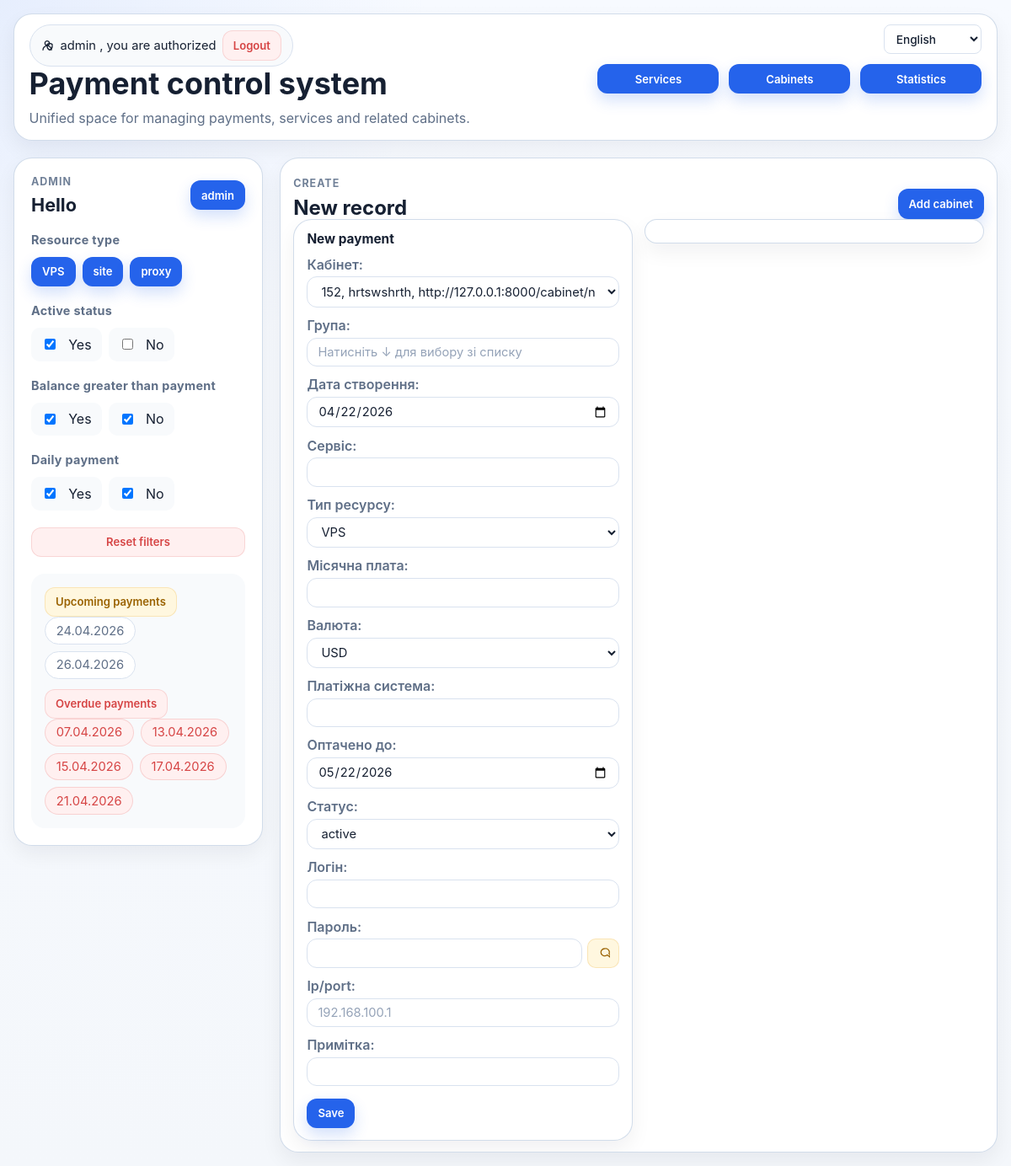
/pay/new/ (signed in), run on the app's committed database.
### pay_app/models.py (models this page shows, shortened)
class Pay(models.Model):
    CHOICES_TYPE_SOURCE = (
        ("VPS", "VPS"),
        ("site", "site"),
        ("proxy", "proxy")
    )
    CHOICES_ACTIVE = (
        ("active", "active"),
        ("not active", "not active")
    )
    CHOICES_CURRENCY = (
        ("USD $", "USD"),
        ("EURO €", "EURO"),
        ("UAH ₴", "UAH"),
        ("rub ₽", "rub")
    )
    id = models.BigAutoField(primary_key=True)
    cabinet = models.ForeignKey('Cabinet', on_delete=models.DO_NOTHING, verbose_name='Кабінет')
    groups = models.CharField(max_length=50, blank=True, verbose_name='Група')
    create_date = models.DateField(default=datetime.date.today, verbose_name='Дата створення')
    service = models.CharField(max_length=70, verbose_name='Сервіс')
    type_source = models.CharField(max_length=58, choices=CHOICES_TYPE_SOURCE, default=1, verbose_name='Тип ресурсу')
    price_per_month = models.DecimalField(max_digits=10, decimal_places=2, verbose_name='Місячна плата')
    currency = models.CharField(max_length=8, default=1, choices=CHOICES_CURRENCY, verbose_name='Валюта')
    pay_sys = models.CharField(max_length=50, verbose_name='Платіжна система')
    paid_up_to = models.DateField(default=default_paid_up_to, verbose_name='Оптачено до')
    status = models.CharField(max_length=200, default=1, null=True, choices=CHOICES_ACTIVE, verbose_name='Статус')
    email_login = models.CharField(max_length=300, verbose_name='Логін')
    password = models.CharField(max_length=300, unique=False, verbose_name='Пароль')
    ip = models.CharField(max_length=340, null=True, verbose_name='Ір/port')
    note_pay = models.CharField(max_length=340, blank=True, null=True, verbose_name='Примітка')

### pay_app/views.py (the view)
# urls.py: path("pay/new/", views.pay_new, name="pay_new"),
@login_required
def pay_new(request: HttpRequest) -> HttpResponse:
    if request.method == 'POST':
        form_pay = PayForm(request.POST)
        if form_pay.is_valid():
            form_pay.save()
            return redirect('app:pay_new')
    else:
        form_pay = PayForm(initial=services.get_pay_create_initial())
    ctx = {'form_pay': form_pay, 'group_options': services.get_pay_group_options()}
    ctx.update(services.get_common_context())
    ctx.update(_base_ctx(request))
    return render(request, 'add_pay.html', ctx)

### pay_app/log_context.py (called while the page is built)
def set_request_context(context: dict[str, Any]) -> None:
    _REQUEST_CONTEXT.set(dict(context))

def clear_request_context() -> None:
    _REQUEST_CONTEXT.set({})

### pay_app/models.py (called while the page is built)
def add_one_month(value: datetime.date) -> datetime.date:
    year = value.year + (1 if value.month == 12 else 0)
    month = 1 if value.month == 12 else value.month + 1
    day = min(value.day, calendar.monthrange(year, month)[1])
    return datetime.date(year, month, day)

def default_paid_up_to() -> datetime.date:
    return add_one_month(datetime.date.today())

    def __str__(self) -> str:
        return '%i, %s, %s' % (self.id, self.login, self.link)

### pay_app/services/common.py (called while the page is built)
def add_one_month(value: datetime.date) -> datetime.date:
    year = value.year + (1 if value.month == 12 else 0)
    month = 1 if value.month == 12 else value.month + 1
    day = min(value.day, calendar.monthrange(year, month)[1])
    return datetime.date(year, month, day)

def get_common_context() -> dict[str, object]:
    today = datetime.date.today()
    month = today + datetime.timedelta(days=31)
    week = today + datetime.timedelta(days=7)
    month_ago = today - datetime.timedelta(days=31)
    last_dt = Pay.objects.filter(
        status='active',
        paid_up_to__gte=today,
        paid_up_to__lte=week,
    ).order_by('paid_up_to')[:5]
    not_paid = Pay.objects.filter(
        status='active',
        paid_up_to__lt=today,
        paid_up_to__gte=month_ago,
    ).order_by('paid_up_to')[:5]
    return {
        'week': week,
        'today': today,
        'last_dt': last_dt,
        'not_paid': not_paid,
        'month': month,
        'month_ago': month_ago,
    }

### pay_app/services/payments.py (called while the page is built)
def get_default_statuses_for_mode(mode: str) -> list[str]:
    if mode == PAY_MODE_OVERDUE:
        return ['active', 'not active']
    return ['active']

def get_pay_base_url_name(mode: str) -> str:
    if mode == PAY_MODE_UPCOMING:
        return 'app:filter_by_date'
    if mode == PAY_MODE_OVERDUE:
        return 'app:overdue_payments'
    return 'app:index'

def get_pay_base_url(mode: str) -> str:
    url_name = get_pay_base_url_name(mode)
    if url_name in {'app:filter_by_date', 'app:overdue_payments'}:
        return reverse(url_name, args=('1',))
    return reverse(url_name)

def get_default_pay_context(
    request: HttpRequest,
    default_mode: str = PAY_MODE_ALL,
    overrides: dict[str, object] | None = None,
) -> dict[str, Any]:
    state = get_pay_list_state(request, default_mode=default_mode, overrides=overrides)
    return get_pay_sidebar_context(state)

### pay_app/templates/add_pay.html (shortened to what this page needs)
{% extends 'index.html' %}
{% load crispy_forms_filters %}
{% load static %}
{% load i18n %}
{% block cabinet %}
  {% include 'partials/pay_create/_create_section.html' %}
{% endblock %}

### pay_app/templates/partials/layout/_main_header.html (shortened to what this page needs)
{% load i18n %}
<header class="page-header-card">
  <div class="page-header-row page-header-row--top">
    <div>
      <div class="user-chip">
        <svg class="icon-svg" viewBox="0 0 24 24" aria-hidden="true" focusable="false">
          <path d="M12 12a4 4 0 1 0-4-4 4 4 0 0 0 4 4Z"></path>
          <path d="M4.5 20a7.5 7.5 0 0 1 15 0"></path>
          <path d="M18 8.5 21 10v3.5c0 2.9-1.9 5.6-4.5 6.5-2.6-.9-4.5-3.6-4.5-6.5V10l3-1.5Z"></path>
        </svg>
        <span>{{ request.user.username }} {% trans ", you are authorized" %}</span>
        <form method="post" action="{% url 'logout' %}" class="logout-form">
          <button type="submit" class="btn_pay_red btn-linklike">{% trans "Logout" %}</button>
        </form>
      </div>
      <h1 class="page-title">{% trans "Payment control system" %}</h1>
      <p class="page-subtitle">{% trans "Unified space for managing payments, services and related cabinets." %}</p>
    </div>
    <div class="toolbar-cluster">
      <div class="toolbar-actions toolbar-actions--secondary">
        <div class="language-selector">
          <form action="{% url 'set_language' %}" method="post" id="language-form">
            <select name="language" aria-label="{% trans 'Language' %}" onchange="document.getElementById('language-form').submit();">
              {% get_current_language as LANGUAGE_CODE %}
              {% get_available_languages as LANGUAGES %}
              {% get_language_info_list for LANGUAGES as languages %}
              {% for language in languages %}
                <option value="{{ language.code }}"{% if language.code == LANGUAGE_CODE %} selected{% endif %}>
                  {{ language.name_local }}
                </option>
              {% endfor %}
            </select>
          </form>
        </div>
      </div>
      <nav class="toolbar-nav" aria-label="{% trans 'Navigation through the application' %}">
        <a
          href="{{ app_index_url }}"
          class="btn_pay btn-linklike {% if request.path == app_index_url %}is-selected{% endif %}">
          {% trans "Services" %}
        </a>
        <a
          href="{{ cabinet_page_url }}"
          class="btn_pay btn-linklike {% if request.path == cabinet_page_url %}is-selected{% endif %}">
          {% trans "Cabinets" %}
        </a>
        <a
          href="{{ statistics_url }}"
          class="btn_pay btn-linklike {% if request.path == statistics_url %}is-selected{% endif %}">
          {% trans "Statistics" %}
        </a>
      </nav>
    </div>
  </div>
</header>

### pay_app/templates/partials/_pay_sidebar.html (shortened to what this page needs)
{% load static %}
{% load i18n %}
{% url 'admin:index' as admin_url %}
{% if request.path != tags_page_url %}
<div class="sidenav">
  {% if request.user.username == 'admin' %}
    <div class="sidebar-topbar">
      <div>
        <p class="eyebrow">{% trans "Admin" %}</p>
        <h2 class="sidebar-title">{% trans "Hello" %}</h2>
      </div>
      <a href="{{ admin_url }}" class="btn_pay btn-linklike">{{ request.user.username }}</a>
    </div>
  {% endif %}
  <section class="sidebar-section">
    <h5 class="check-field-label">{% trans "Resource type" %}</h5>
    <div class="sidebar-button-group">
      {% for item in type_source_links %}
        <a href="{{ item.url }}" class="btn_pay btn-linklike {% if item.selected %}is-selected{% endif %}">
          {{ item.value }}
        </a>
      {% endfor %}
    </div>
  </section>
  <section class="sidebar-section">
    <h5 class="check-field-label">{% trans "Active status" %}</h5>
    <form
      method="get"
      action="{{ pay_list_base_url|default:'/' }}"
      class="sidebar-form"
      id="pay-status-filter-form">
      <div class="sidebar-button-group">
        <label class="sidebar-checkbox">
          <input
            type="checkbox"
            name="status"
            value="active"
            {% if 'active' in selected_statuses %}checked{% endif %}
            onchange="this.form.submit()">
          <span>{% trans "Yes" %}</span>
        </label>
        <label class="sidebar-checkbox">
          <input
            type="checkbox"
            name="status"
            value="not active"
            onchange="this.form.submit()">
          <span>{% trans "No" %}</span>
        </label>
      </div>
    </form>
  </section>
  <section class="sidebar-section">
    <h5 class="check-field-label">{% trans "Balance greater than payment" %}</h5>
    <form
      method="get"
      action="{{ pay_list_base_url|default:'/' }}"
      class="sidebar-form"
      id="pay-balance-filter-form">
      <div class="sidebar-button-group">
        <label class="sidebar-checkbox">
          <input type="checkbox" name="balance_gt_payment" value="yes" {% if pay_balance_gt_payment_yes_selected %}checked{% endif %} onchange="this.form.submit()">
          <span>{% trans "Yes" %}</span>
        </label>
        <label class="sidebar-checkbox">
          <input type="checkbox" name="balance_gt_payment" value="no" {% if pay_balance_gt_payment_no_selected %}checked{% endif %} onchange="this.form.submit()">
          <span>{% trans "No" %}</span>
        </label>
      </div>
    </form>
  </section>
  <section class="sidebar-section">
    <h5 class="check-field-label">{% trans "Daily payment" %}</h5>
    <form
      method="get"
      action="{{ pay_list_base_url|default:'/' }}"
      class="sidebar-form"
      id="pay-daily-payment-filter-form">
      <div class="sidebar-button-group">
        <label class="sidebar-checkbox">
          <input
            type="checkbox"
            name="daily_payment"
            value="yes"
            {% if pay_daily_payment_yes_selected %}checked{% endif %}
            onchange="this.form.submit()">
          <span>{% trans "Yes" %}</span>
        </label>
        <label class="sidebar-checkbox">
          <input
            type="checkbox"
            name="daily_payment"
            value="no"
            {% if pay_daily_payment_no_selected %}checked{% endif %}
            onchange="this.form.submit()">
          <span>{% trans "No" %}</span>
        </label>
      </div>
    </form>
  </section>
    {% if pay_current_mode != 'all' or pay_search_query or selected_pay_sys or selected_type_source or balance_gt_payment or daily_payment or pay_sort != 'id_asc' %}
      <a href="{{ pay_reset_url|default:'/' }}" class="btn_pay_red btn-linklike">{% trans "Reset filters" %}</a>
    {% endif %}
  <section class="sidebar-section sidebar-section--muted">
    <div class="sidebar-cta">
      <a href="{{ pay_upcoming_url|default:'#' }}" class="btn_pay_yellow btn-linklike">{% trans "Upcoming payments" %}</a>
      <div class="date-stack">
        {% for i in last_dt %}
          <span class="context-chip">{{ i.paid_up_to|date:"d.m.Y" }}</span>
        {% empty %}
          <span class="muted-text">{% trans "No upcoming payments" %}</span>
        {% endfor %}
      </div>
    </div>
    <div class="sidebar-cta">
      <a href="{{ pay_overdue_url|default:'#' }}" class="btn_pay_red btn-linklike">{% trans "Overdue payments" %}</a>
      <div class="date-stack">
        {% for i in not_paid %}
          <span class="context-chip context-chip--danger">{{ i.paid_up_to|date:"d.m.Y" }}</span>
        {% empty %}
          <span class="muted-text">{% trans "No overdue payments" %}</span>
        {% endfor %}
      </div>
    </div>
  </section>
</div>
{% endif %}

### data on the page
Pay: paid_up_to "24.04.2026"
Pay: paid_up_to "26.04.2026"
Pay: paid_up_to "07.04.2026"
Pay: paid_up_to "13.04.2026"
Pay: paid_up_to "15.04.2026"
Pay: paid_up_to "17.04.2026"
Pay: paid_up_to "21.04.2026"

### other printed values
{{ request.user.username }} "admin"
{{ item.value }} "VPS" "site" "proxy"
{{ field.label_tag }} "Кабінет:" "Група:" "Дата створення:" "Сервіс:" "Тип ресурсу:" "Місячна плата:" "Валюта:" "Платіжна система:" "Оптачено до:" "Статус:" "Логін:" "Пароль:" "Ір/port:" "Примітка:"
form field language "English"
